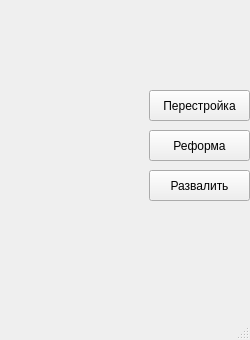
<?xml version="1.0" encoding="UTF-8"?>
<ui version="4.0">
 <class>MenuWindow</class>
 <widget class="QMainWindow" name="MenuWindow">
  <property name="geometry">
   <rect>
    <x>0</x>
    <y>0</y>
    <width>250</width>
    <height>340</height>
   </rect>
  </property>
  <property name="windowTitle">
   <string>Перестройка</string>
  </property>
  <widget class="QWidget" name="centralwidget">
   <widget class="QPushButton" name="startButton">
    <property name="geometry">
     <rect>
      <x>149</x>
      <y>90</y>
      <width>101</width>
      <height>31</height>
     </rect>
    </property>
    <property name="text">
     <string>Перестройка</string>
    </property>
   </widget>
   <widget class="QPushButton" name="settingsButton">
    <property name="geometry">
     <rect>
      <x>149</x>
      <y>130</y>
      <width>101</width>
      <height>31</height>
     </rect>
    </property>
    <property name="text">
     <string>Реформа</string>
    </property>
   </widget>
   <widget class="QPushButton" name="exitButton">
    <property name="geometry">
     <rect>
      <x>149</x>
      <y>170</y>
      <width>101</width>
      <height>31</height>
     </rect>
    </property>
    <property name="text">
     <string>Развалить</string>
    </property>
   </widget>
  </widget>
  <widget class="QMenuBar" name="menubar">
   <property name="geometry">
    <rect>
     <x>0</x>
     <y>0</y>
     <width>250</width>
     <height>22</height>
    </rect>
   </property>
  </widget>
  <widget class="QStatusBar" name="statusbar"/>
 </widget>
 <resources/>
 <connections/>
</ui>
